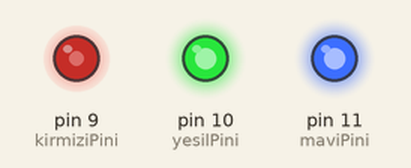
Simulated run of this sketch. Board: Arduino Uno, built with avr-gcc and run on an emulated ATmega328P. Parts: output pins drawn as LEDs (lit = HIGH).

Above: at 0.1 s.
Timing chart, 0 to 1.6 s (numbered marks = the images above):
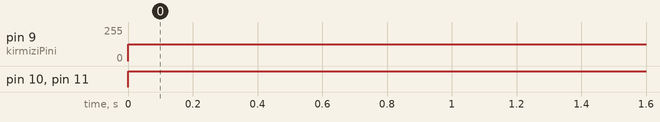

Measured:
- by itself, pin 9 (kirmiziPini): 0/255 → 127/255 at 0.00 s
- by itself, pin 10 (yesilPini), pin 11 (maviPini): LOW → HIGH at 0.00 s

The sketch:

p06_ortak_anot.ino
```cpp
const byte kirmiziPini = 9;
const byte yesilPini = 10;
const byte maviPini = 11;
const bool ortakAnot = true;
const byte parlaklikEnCok = 255;
const byte kirmiziDegeri = 128;
const byte yesilDegeri = 0;
const byte maviDegeri = 0;

void setup() {
  pinMode(kirmiziPini, OUTPUT);
  pinMode(yesilPini, OUTPUT);
  pinMode(maviPini, OUTPUT);
}

void loop() {
  byte kirmiziCikis = kirmiziDegeri;
  byte yesilCikis = yesilDegeri;
  byte maviCikis = maviDegeri;
  if (ortakAnot) {
    kirmiziCikis = parlaklikEnCok - kirmiziDegeri;
    yesilCikis = parlaklikEnCok - yesilDegeri;
    maviCikis = parlaklikEnCok - maviDegeri;
  }
  analogWrite(kirmiziPini, kirmiziCikis);
  analogWrite(yesilPini, yesilCikis);
  analogWrite(maviPini, maviCikis);
}
```
